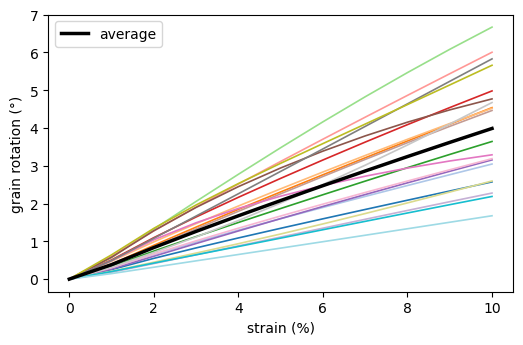

Reproduce this figure in Python.
# Python interface: grain rotations of n20.sim (see doc/tutorials/python.rst),
# one color per grain

import os
import tarfile

import matplotlib.pyplot as plt
import neper

neper.set_defaults(rcfile="none")
plt.rcParams.update({"figure.figsize": (6, 3.6), "savefig.dpi": 100})

if not os.path.isdir("n20.sim"):
    with tarfile.open("../../doc/tutorials/orientation_trajectories/n20.sim.tgz") as tar:
        tar.extractall()

neper.S("n20.sim", resnode="disp")
sim = neper.read("n20.sim")

disp = sim.read("nodes", "disp")
top = sim.mesh().nsets["z1"] - 1
strain = disp[:, top, 2].mean(axis=1)

ori = sim.read("elsets", "ori")
rotation = neper.ori_angle(ori, ori[0], sim.orides)

colors = plt.get_cmap("tab20").colors

fig, ax = plt.subplots()
for i in range(rotation.shape[1]):
    ax.plot(100 * strain, rotation[:, i], color=colors[i % len(colors)], lw=1.2)
ax.plot(100 * strain, rotation.mean(axis=1), color="black", lw=2.5, label="average")
ax.set_xlabel("strain (%)")
ax.set_ylabel("grain rotation (°)")
ax.legend()
fig.savefig("python.png", bbox_inches="tight")
